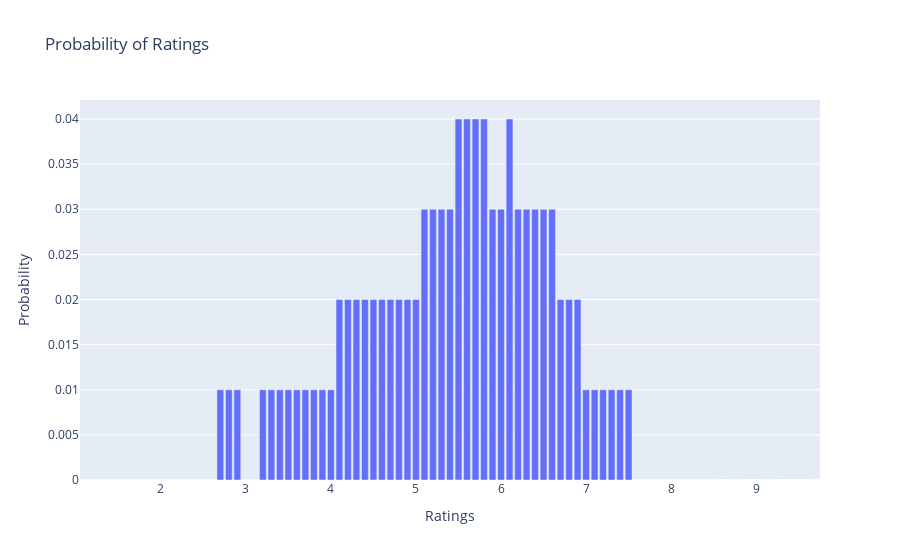

Write notebook code for a chart like this one.
### Code cell
import plotly.express as px

pmf_df = [{"Rating": outcome, "Probability": probability} for outcome, probability in pmf.items()]
fig = px.bar(pmf_df, x="Rating", y="Probability", title="Probability of Ratings")
fig.update_xaxes(title="Ratings")
fig.update_yaxes(title="Probability")
fig.show()

### Figure 1 — Plotly figure (JSON) as saved in the notebook; plotly's stock layout.template omitted (floating-point values rounded to 4 significant figures)
{"data": [{"alignmentgroup": "True", "hovertemplate": "Rating=%{x}<br>Probability=%{y}<extra></extra>", "legendgroup": "", "marker": {"color": "#636efa", "pattern": {"shape": ""}}, "name": "", "offsetgroup": "", "orientation": "v", "showlegend": false, "textposition": "auto", "type": "bar", "x": [5.6, 2.2, 5, 6.2, 6.5, 7.5, 5.3, 7.8, 5.7, 7.2, 4.5, 3.2, 7.3, 7.6, 5.2, 5.5, 5.9, 4.7, 7.1, 5.4, 6.3, 6.1, 6.4, 3.6, 8, 3.7, 2.7, 2.4, 6.6, 6, 5.1, 5.8, 4.4, 3.5, 3.9, 6.8, 4, 4.6, 4.1, 4.2, 4.9, 6.7, 4.8, 3.1, 7.4, 7, 2.5, 3, 3.4, 1.5, 3.3, 6.9, 7.7, 2.9, 8.2, 2.8, 2.3, 4.3, 2.1, 1.8, 8.3, 2, 3.8, 1.9, 1.7, 1.4, 2.6, 8.8, 7.9, 1.2, 8.1, 8.4, 1.1, 1.6, 9.7, 8.5, 1.3, 9.2, 9.1, 8.7], "xaxis": "x", "y": [0.04, 0, 0.02, 0.03, 0.03, 0.01, 0.03, 0, 0.04, 0.01, 0.02, 0.01, 0.01, 0, 0.03, 0.04, 0.03, 0.02, 0.01, 0.03, 0.03, 0.04, 0.03, 0.01, 0, 0.01, 0.01, 0, 0.03, 0.03, 0.03, 0.04, 0.02, 0.01, 0.01, 0.02, 0.01, 0.02, 0.02, 0.02, 0.02, 0.02, 0.02, 0, 0.01, 0.01, 0, 0, 0.01, 0, 0.01, 0.02, 0, 0.01, 0, 0.01, 0, 0.02, 0, 0, 0, 0, 0.01, 0, 0, 0, 0, 0, 0, 0, 0, 0, 0, 0, 0, 0, 0, 0, 0, 0], "yaxis": "y"}], "layout": {"barmode": "relative", "legend": {"tracegroupgap": 0}, "title": {"text": "Probability of Ratings"}, "xaxis": {"anchor": "y", "domain": [0, 1], "title": {"text": "Ratings"}}, "yaxis": {"anchor": "x", "domain": [0, 1], "title": {"text": "Probability"}}}}
